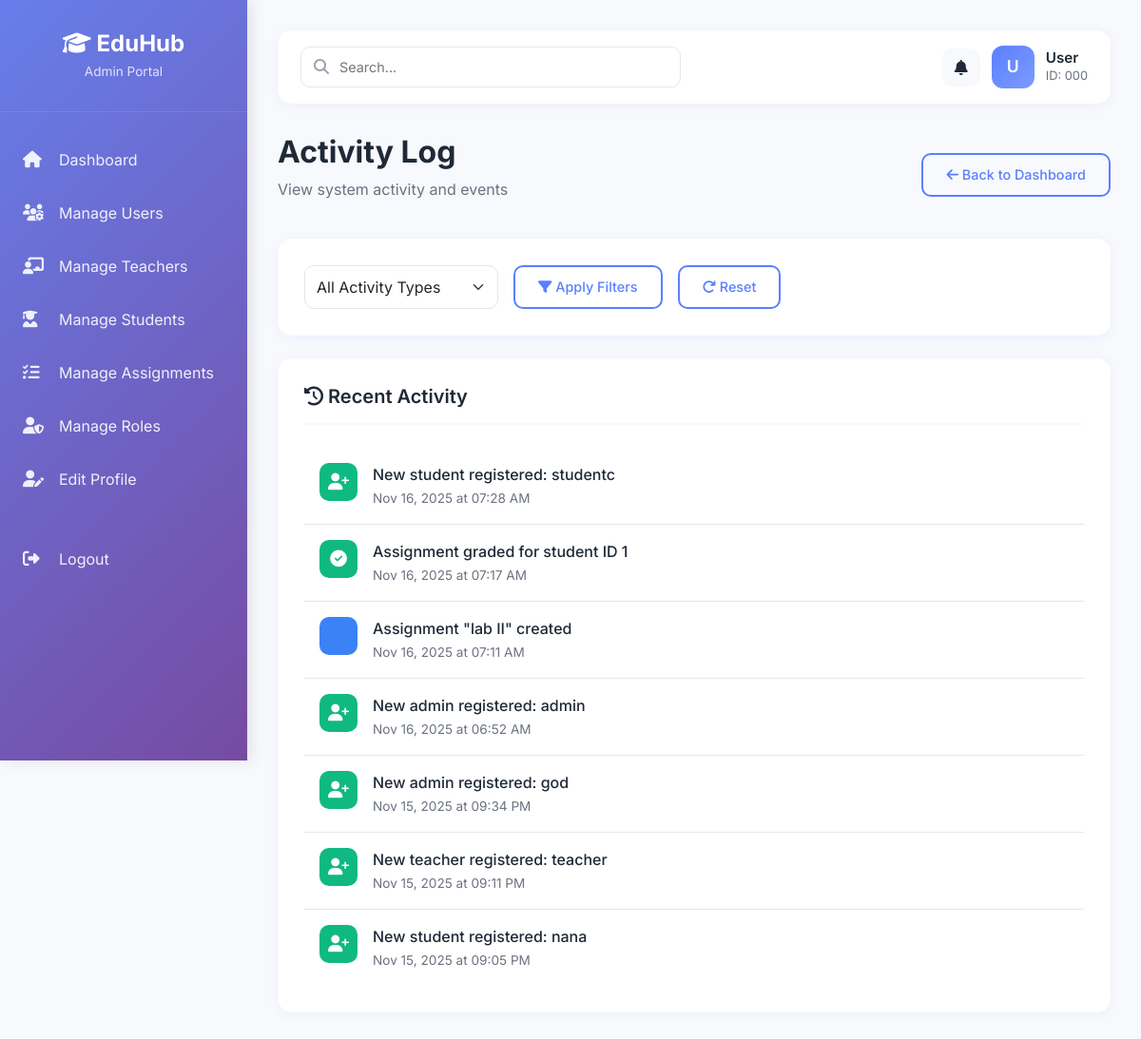
Page /admin/activity-log (signed in) on the committed database.
### models/user.py (models this page shows, shortened)
class User(UserMixin, db.Model):
    __tablename__ = 'users'
    id = db.Column(db.Integer, primary_key=True)
    username = db.Column(db.String(50), unique=True, nullable=False, index=True)
    email = db.Column(db.String(120), unique=True, nullable=False, index=True)
    password = db.Column(db.String(200), nullable=False)
    role = db.Column(db.String(20), nullable=False,
                     default='student', index=True)  # admin | teacher | student
    status = db.Column(db.String(20), nullable=False, default='active', index=True)
    created_at = db.Column(db.DateTime, nullable=False, default=db.func.current_timestamp())
    last_login = db.Column(db.DateTime, nullable=True)
    student_profile = db.relationship('Student', backref='user', uselist=False, cascade='all, delete-orphan')
    teacher_profile = db.relationship('Teacher', backref='user', uselist=False, cascade='all, delete-orphan')

### models/submission.py (models this page shows, shortened)
class Submission(db.Model):
    __tablename__ = 'submissions'
    id = db.Column(db.Integer, primary_key=True)
    assignment_id = db.Column(db.Integer, db.ForeignKey('assignments.id', ondelete='CASCADE'), nullable=False, index=True)
    student_id = db.Column(db.Integer, db.ForeignKey('students.id', ondelete='CASCADE'), nullable=False, index=True)
    file_path = db.Column(db.String(200))  # path to submitted file
    comments = db.Column(db.Text)
    grade = db.Column(db.Float)  # Grade out of 100
    feedback = db.Column(db.Text)  # Teacher feedback
    submitted_at = db.Column(db.DateTime, nullable=False, default=datetime.utcnow)
    graded_at = db.Column(db.DateTime)
    student = db.relationship('Student', backref='submissions')

### models/assignment.py (models this page shows, shortened)
class Assignment(db.Model):
    __tablename__ = 'assignments'
    id = db.Column(db.Integer, primary_key=True)
    title = db.Column(db.String(100), nullable=False)
    description = db.Column(db.Text, nullable=False)
    due_date = db.Column(db.DateTime, nullable=False, default=datetime.utcnow, index=True)
    status = db.Column(db.String(20), default='pending', index=True)
    file_path = db.Column(db.String(200))  # path to uploaded assignment file
    created_at = db.Column(db.DateTime, nullable=False, default=datetime.utcnow)
    class_id = db.Column(db.Integer, db.ForeignKey('classes.id', ondelete='CASCADE'), nullable=False, index=True)
    teacher_id = db.Column(db.Integer, db.ForeignKey('teachers.id', ondelete='SET NULL'), index=True)
    teacher = db.relationship('Teacher', backref='assignments')
    submissions = db.relationship('Submission', backref='assignment', lazy='dynamic', cascade='all, delete-orphan')

### routes/admin.py (the view)
@admin_bp.route("/activity-log")
@admin_required
def activity_log():
    activities = []
    activity_type_filter = request.args.get('type', '')
    recent_users = User.query.order_by(User.created_at.desc()).limit(20).all()
    for user in recent_users:
        if not activity_type_filter or activity_type_filter == 'user_registered':
            activities.append({
                'type': 'user_registered',
                'description': f'New {user.role} registered: {user.username}',
                'timestamp': user.created_at if user.created_at else datetime.utcnow()
            })
    recent_assignments = Assignment.query.order_by(Assignment.created_at.desc()).limit(10).all()
    for assignment in recent_assignments:
        if not activity_type_filter or activity_type_filter == 'assignment_created':
            activities.append({
                'type': 'assignment_created',
                'description': f'Assignment "{assignment.title}" created',
                'timestamp': assignment.created_at if assignment.created_at else datetime.utcnow()
            })
    recent_graded = Submission.query.filter(Submission.grade.isnot(None)).order_by(Submission.graded_at.desc()).limit(10).all()
    for submission in recent_graded:
        if not activity_type_filter or activity_type_filter == 'assignment_graded':
            activities.append({
                'type': 'assignment_graded',
                'description': f'Assignment graded for student ID {submission.student_id}',
                'timestamp': submission.graded_at if submission.graded_at else datetime.utcnow()
            })
    activities.sort(key=lambda x: x['timestamp'], reverse=True)
    return render_template("admin/activity_log.html", activities=activities)

### routes/admin.py (called while the page is built)
def admin_required(f):
    @wraps(f)
    @login_required
    def decorated_function(*args, **kwargs):
        if not current_user.is_authenticated or current_user.role != 'admin':
            abort(403)
        return f(*args, **kwargs)
    return decorated_function

### templates/admin/activity_log.html (shortened to what this page needs)
{% extends "base.html" %}
{% block sidebar_subtitle %}Admin Portal{% endblock %}
{% block sidebar_menu %}
<li>
    <a href="{{ url_for('admin_bp.dashboard') }}">
        <i class="fas fa-home"></i> Dashboard
    </a>
</li>
<li><a href="{{ url_for('admin_bp.manage_users') }}"><i class="fas fa-users-cog"></i> Manage Users</a></li>
<li><a href="{{ url_for('admin_bp.manage_teachers') }}"><i class="fas fa-chalkboard-teacher"></i> Manage Teachers</a></li>
<li><a href="{{ url_for('admin_bp.manage_students') }}"><i class="fas fa-user-graduate"></i> Manage Students</a></li>
<li><a href="{{ url_for('admin_bp.manage_assignments') }}"><i class="fas fa-tasks"></i> Manage Assignments</a></li>
<li><a href="{{ url_for('admin_bp.manage_roles') }}"><i class="fas fa-user-shield"></i> Manage Roles</a></li>
<li><a href="{{ url_for('admin_bp.edit_profile') }}"><i class="fas fa-user-edit"></i> Edit Profile</a></li>
<li style="margin-top:2rem;">
    <a href="{{ url_for('auth_bp.logout') }}"><i class="fas fa-sign-out-alt"></i> Logout</a>
</li>
{% endblock %}
{% block content %}
<div style="margin-bottom:1.5rem;">
    <div style="display: flex; justify-content: space-between; align-items: center;">
        <div>
            <h2 style="font-weight:700;color:#1f2937;">Activity Log</h2>
            <p style="color:#6b7280;">View system activity and events</p>
        </div>
        <a href="{{ url_for('admin_bp.dashboard') }}" class="btn-custom btn-outline-custom">
            <i class="fas fa-arrow-left"></i> Back to Dashboard
        </a>
    </div>
</div>
<div class="content-card" style="margin-bottom: 1.5rem;">
    <div style="display: flex; gap: 1rem; flex-wrap: wrap;">
        <select class="form-select" id="typeFilter" style="width: auto; border-radius: 10px; border: 1px solid #e5e7eb;">
            <option value="">All Activity Types</option>
        </select>
        <button class="btn-custom btn-outline-custom" onclick="applyFilters()">
            <i class="fas fa-filter"></i> Apply Filters
        </button>
        <button class="btn-custom btn-outline-custom" onclick="resetFilters()">
            <i class="fas fa-redo"></i> Reset
        </button>
    </div>
</div>
<div class="content-card">
    <div class="card-header">
        <h4><i class="fas fa-history"></i> Recent Activity</h4>
    </div>
    <div class="activity-log" style="max-height: 600px; overflow-y: auto;">
        {% for activity in activities %}
        <div class="activity-item">
            <div class="activity-icon {{ activity.type }}">
                <i class="fas
                    {% if activity.type == 'user_registered' %}fa-user-plus
                    {% elif activity.type == 'user_deleted' %}fa-user-minus
                    {% elif activity.type == 'role_changed' %}fa-user-shield
                    {% elif activity.type == 'assignment_created' %}fa-file-plus
                    {% elif activity.type == 'assignment_graded' %}fa-check-circle
                    {% else %}fa-info-circle{% endif %}"></i>
            </div>
            <div class="activity-text">
                <p style="margin: 0; font-weight: 500; color: #1f2937;">{{ activity.description }}</p>
                <span style="font-size: 0.85rem; color: #6b7280;">
                    {{ activity.timestamp.strftime('%b %d, %Y at %I:%M %p') if activity.timestamp else 'Unknown' }}
                </span>
            </div>
        </div>
        {% else %}
        <div class="empty-state">
            <i class="fas fa-history"></i>
            <h5>No activity found</h5>
            <p>Activity will appear here as users interact with the system</p>
        </div>
        {% endfor %}
    </div>
</div>
{% endblock %}

### rows in the picture
User: timestamp "Nov 16, 2025 at 07:28 AM"
Submission: timestamp "Nov 16, 2025 at 07:17 AM"
Assignment: timestamp "Nov 16, 2025 at 07:11 AM"
User: timestamp "Nov 16, 2025 at 06:52 AM"
User: timestamp "Nov 15, 2025 at 09:34 PM"
User: timestamp "Nov 15, 2025 at 09:11 PM"
User: timestamp "Nov 15, 2025 at 09:05 PM"

### other values in the picture
{{ activity.description }} "New student registered: studentc" "Assignment graded for student ID 1" "Assignment \"lab II\" created" "New admin registered: admin" "New admin registered: god" "New teacher registered: teacher" "New student registered: nana"
